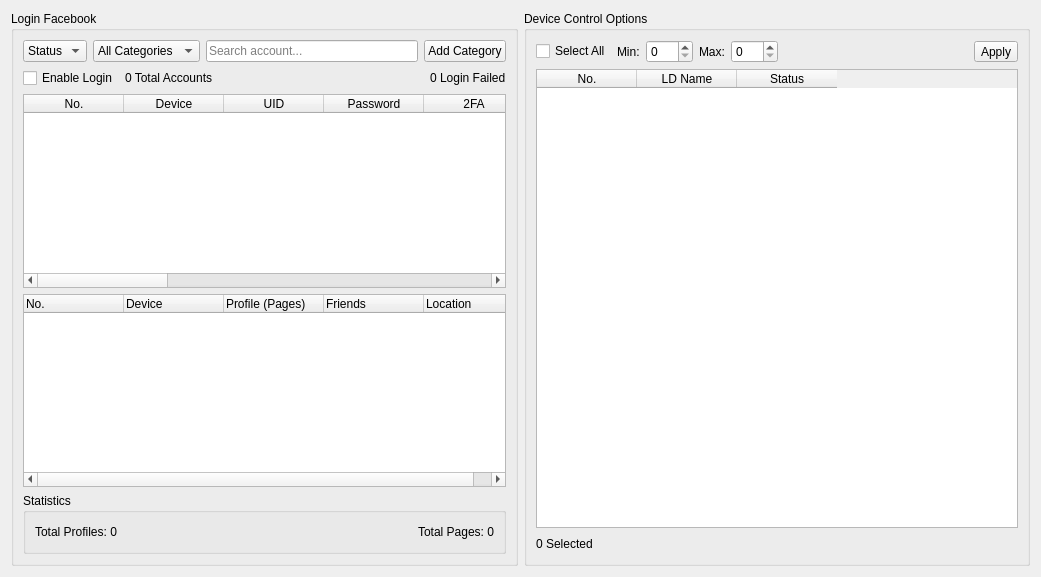
<?xml version="1.0" encoding="UTF-8"?>
<ui version="4.0">
 <class>LoginWorkspace</class>
 <widget class="QWidget" name="LoginWorkspace">
  <property name="geometry">
   <rect>
    <x>0</x>
    <y>0</y>
    <width>1041</width>
    <height>577</height>
   </rect>
  </property>
  <layout class="QHBoxLayout" name="layMain">
   <item>
    <widget class="QGroupBox" name="grpFbLogin">
     <property name="title">
      <string>Login Facebook</string>
     </property>
     <layout class="QVBoxLayout" name="layFbLogin">
      <item>
       <layout class="QHBoxLayout" name="layAccFilters">
        <item>
         <widget class="QComboBox" name="cmbStatusType">
          <item>
           <property name="text">
            <string>Status</string>
           </property>
          </item>
          <item>
           <property name="text">
            <string>Name</string>
           </property>
          </item>
          <item>
           <property name="text">
            <string>UID</string>
           </property>
          </item>
         </widget>
        </item>
        <item>
         <widget class="QComboBox" name="cmbAccCategories">
          <item>
           <property name="text">
            <string>All Categories</string>
           </property>
          </item>
         </widget>
        </item>
        <item>
         <widget class="QLineEdit" name="edtSearch">
          <property name="placeholderText">
           <string>Search account...</string>
          </property>
         </widget>
        </item>
        <item>
         <widget class="QPushButton" name="btnAtAddCategory">
          <property name="text">
           <string>Add Category</string>
          </property>
         </widget>
        </item>
       </layout>
      </item>
      <item>
       <layout class="QHBoxLayout" name="layLoginStatus">
        <item>
         <widget class="QCheckBox" name="chkEnableLogin">
          <property name="text">
           <string>Enable Login</string>
          </property>
         </widget>
        </item>
        <item>
         <widget class="QLabel" name="lblTotalAccs">
          <property name="text">
           <string>0 Total Accounts</string>
          </property>
         </widget>
        </item>
        <item>
         <spacer name="spacerLogin">
          <property name="orientation">
           <enum>Qt::Horizontal</enum>
          </property>
          <property name="sizeHint" stdset="0">
           <size>
            <width>40</width>
            <height>20</height>
           </size>
          </property>
         </spacer>
        </item>
        <item>
         <widget class="QLabel" name="lblTotalFailed">
          <property name="text">
           <string>0 Login Failed</string>
          </property>
         </widget>
        </item>
       </layout>
      </item>
      <item>
       <widget class="QTableWidget" name="tblAccounts">
        <property name="alternatingRowColors">
         <bool>true</bool>
        </property>
        <property name="selectionMode">
         <enum>QAbstractItemView::MultiSelection</enum>
        </property>
        <property name="selectionBehavior">
         <enum>QAbstractItemView::SelectRows</enum>
        </property>
        <property name="columnCount">
         <number>14</number>
        </property>
        <column>
         <property name="text">
          <string>No.</string>
         </property>
        </column>
        <column>
         <property name="text">
          <string>Device</string>
         </property>
        </column>
        <column>
         <property name="text">
          <string>UID</string>
         </property>
        </column>
        <column>
         <property name="text">
          <string>Password</string>
         </property>
        </column>
        <column>
         <property name="text">
          <string>2FA</string>
         </property>
        </column>
        <column>
         <property name="text">
          <string>Email</string>
         </property>
        </column>
        <column>
         <property name="text">
          <string>PassMail</string>
         </property>
        </column>
        <column>
         <property name="text">
          <string>Name</string>
         </property>
        </column>
        <column>
         <property name="text">
          <string>Cookie</string>
         </property>
        </column>
        <column>
         <property name="text">
          <string>Token</string>
         </property>
        </column>
        <column>
         <property name="text">
          <string>Proxy</string>
         </property>
        </column>
        <column>
         <property name="text">
          <string>Status</string>
         </property>
        </column>
        <column>
         <property name="text">
          <string>Category</string>
         </property>
        </column>
        <column>
         <property name="text">
          <string>Path</string>
         </property>
        </column>
       </widget>
      </item>
      <item>
       <widget class="QTreeWidget" name="treeAccDetails">
        <property name="alternatingRowColors">
         <bool>true</bool>
        </property>
        <property name="columnCount">
         <number>5</number>
        </property>
        <column>
         <property name="text">
          <string>No.</string>
         </property>
        </column>
        <column>
         <property name="text">
          <string>Device</string>
         </property>
        </column>
        <column>
         <property name="text">
          <string>Profile (Pages)</string>
         </property>
        </column>
        <column>
         <property name="text">
          <string>Friends</string>
         </property>
        </column>
        <column>
         <property name="text">
          <string>Location</string>
         </property>
        </column>
       </widget>
      </item>
      <item>
       <widget class="QGroupBox" name="grpStats">
        <property name="title">
         <string>Statistics</string>
        </property>
        <layout class="QHBoxLayout" name="layStats">
         <item>
          <widget class="QLabel" name="lblStatProfiles">
           <property name="text">
            <string>Total Profiles: 0</string>
           </property>
           <property name="alignment">
            <set>Qt::AlignCenter</set>
           </property>
          </widget>
         </item>
         <item>
          <spacer name="spacerStats">
           <property name="orientation">
            <enum>Qt::Horizontal</enum>
           </property>
           <property name="sizeHint" stdset="0">
            <size>
             <width>40</width>
             <height>20</height>
            </size>
           </property>
          </spacer>
         </item>
         <item>
          <widget class="QLabel" name="lblStatPages">
           <property name="text">
            <string>Total Pages: 0</string>
           </property>
           <property name="alignment">
            <set>Qt::AlignCenter</set>
           </property>
          </widget>
         </item>
        </layout>
       </widget>
      </item>
     </layout>
    </widget>
   </item>
   <item>
    <widget class="QGroupBox" name="grpDevOptions">
     <property name="title">
      <string>Device Control Options</string>
     </property>
     <layout class="QVBoxLayout" name="layDevOptions">
      <item>
       <layout class="QHBoxLayout" name="layDevTop">
        <item>
         <widget class="QCheckBox" name="chkSelectAll">
          <property name="text">
           <string>Select All</string>
          </property>
         </widget>
        </item>
        <item>
         <widget class="QLabel" name="lblDevMin">
          <property name="text">
           <string>Min:</string>
          </property>
         </widget>
        </item>
        <item>
         <widget class="QSpinBox" name="spnDevMin">
          <property name="maximum">
           <number>999</number>
          </property>
         </widget>
        </item>
        <item>
         <widget class="QLabel" name="lblDevMax">
          <property name="text">
           <string>Max:</string>
          </property>
         </widget>
        </item>
        <item>
         <widget class="QSpinBox" name="spnDevMax">
          <property name="maximum">
           <number>999</number>
          </property>
         </widget>
        </item>
        <item>
         <spacer name="spacerDevTop">
          <property name="orientation">
           <enum>Qt::Horizontal</enum>
          </property>
          <property name="sizeHint" stdset="0">
           <size>
            <width>20</width>
            <height>20</height>
           </size>
          </property>
         </spacer>
        </item>
        <item>
         <widget class="QToolButton" name="btnApply">
          <property name="text">
           <string>Apply</string>
          </property>
          <property name="toolButtonStyle">
           <enum>Qt::ToolButtonTextBesideIcon</enum>
          </property>
         </widget>
        </item>
       </layout>
      </item>
      <item>
       <widget class="QTableWidget" name="tblEmulator">
        <property name="alternatingRowColors">
         <bool>true</bool>
        </property>
        <property name="selectionMode">
         <enum>QAbstractItemView::MultiSelection</enum>
        </property>
        <property name="selectionBehavior">
         <enum>QAbstractItemView::SelectRows</enum>
        </property>
        <property name="columnCount">
         <number>3</number>
        </property>
        <column>
         <property name="text">
          <string>No.</string>
         </property>
        </column>
        <column>
         <property name="text">
          <string>LD Name</string>
         </property>
        </column>
        <column>
         <property name="text">
          <string>Status</string>
         </property>
        </column>
       </widget>
      </item>
      <item>
       <layout class="QHBoxLayout" name="layDevBottom">
        <item>
         <widget class="QLabel" name="lblTotal">
          <property name="text">
           <string>0 Selected</string>
          </property>
         </widget>
        </item>
        <item>
         <widget class="QLabel" name="lblSelected"/>
        </item>
        <item>
         <spacer name="spacerDevBottom">
          <property name="orientation">
           <enum>Qt::Horizontal</enum>
          </property>
          <property name="sizeHint" stdset="0">
           <size>
            <width>40</width>
            <height>20</height>
           </size>
          </property>
         </spacer>
        </item>
       </layout>
      </item>
     </layout>
    </widget>
   </item>
  </layout>
 </widget>
 <resources/>
 <connections/>
</ui>
